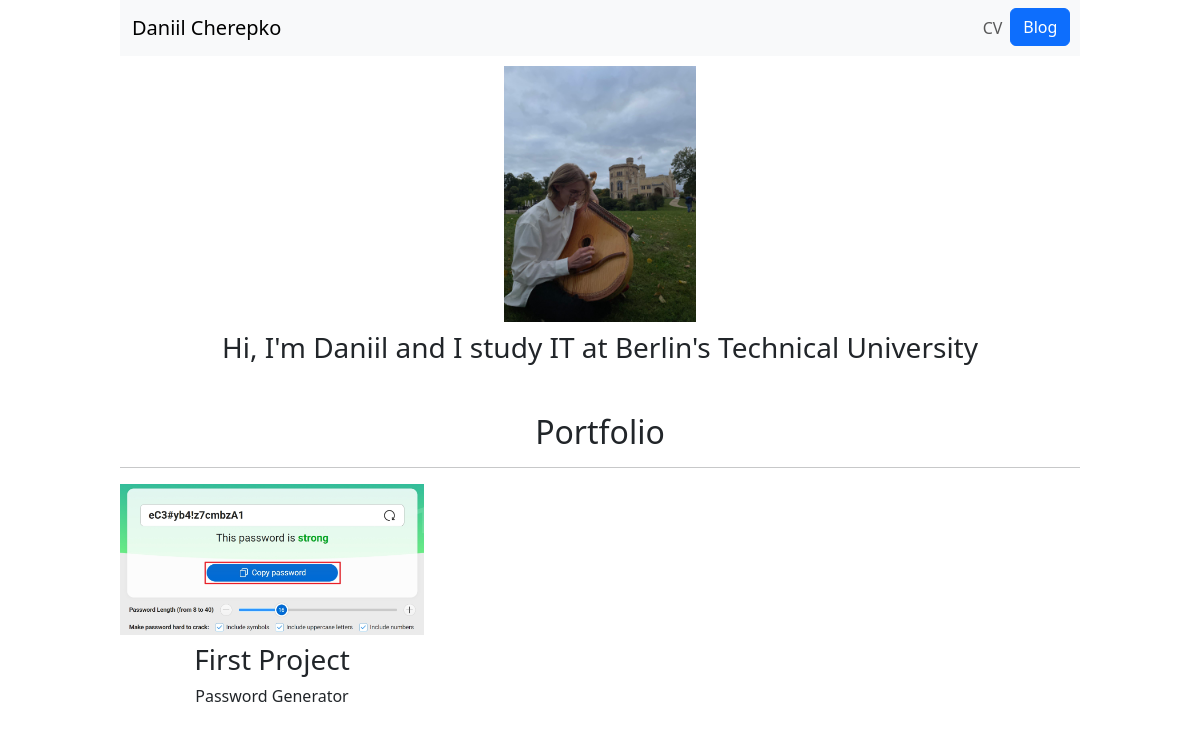
The page / on the database its author committed.
### portfolio_app/models.py (models this page shows, shortened)
class Project(models.Model):
    title = models.CharField(max_length=100)
    description = models.CharField(max_length=250)
    image = models.ImageField(upload_to='porfolio_images/')
    url = models.URLField(blank=True)

### portfolio_app/views.py (the view)
# urls.py: 2. Add a URL to urlpatterns:  path('', views.home, name='home')
def home(request):
    projects = Project.objects.all()
    return render(request, 'home.html', {'projects': projects})

### portfolio_app/templates/home.html
{% extends 'base.html' %}
{% block content %}
{% load static %}
    <div class="block text-center" >
        <img src="{% static 'my_photo.jpg' %}" height="20%" width="20%">
        <h3 class="block">Hi, I'm Daniil and I study IT at Berlin's Technical University</h3>
        <h2 class="mt-5">Portfolio</h2>
        <hr>
        <div class="row">
            {% for project in projects %}
            <div class="col-lg-4 col-md-6">
                {% if project.url %}
                <a href="{{ project.url }}">
                  <img src="{{ project.image.url }}" class="img-fluid mb-2">
                </a>
                {% else %}
                <img src="{{ project.image.url }}" class="img-fluid mb-2">
                {% endif %}
                <h3>{{ project.title }}</h3>
                <p>{{ project.description }}</p>
              </div>
            {% endfor %}
        </div>
    </div>
{% endblock %}

### portfolio_app/templates/base.html (shortened to what this page needs)
{% load static %}
<!doctype html>
<html lang="en">
  <head>
    <link href="https://cdn.jsdelivr.net/npm/bootstrap@5.3.1/dist/css/bootstrap.min.css" rel="stylesheet">
    <link href="{% static 'custom.css' %}" rel="stylesheet">
  </head>
  <body>
    <nav class="navbar navbar-expand-lg bg-body-tertiary">
        <div class="container-fluid">
          <a class="navbar-brand" href="{% url 'home' %}">Daniil Cherepko</a>
          <div class="collapse navbar-collapse text-center" id="navbarNav">
            <ul class="navbar-nav">
              <li class="nav-item">
                <a class="nav-link" href="{% static 'cv.pdf' %}" target="_blank">CV</a>
              </li>
              <li class="nav-item">
                <a role="button" href="{% url 'blog:all_blogs' %}" class="btn btn-primary">Blog</a>
              </li>
            </ul>
          </div>
        </div>
      </nav>
      {% block content %} {% endblock %}
</body>
</html>

### portfolio_app/static/custom.css (style rules this page uses)
body { margin-left: 10%; margin-right: 10%; }
.block { margin-top: 1%; }
.navbar-nav { position: absolute; right: 1%; color: rgba(0,0,0,1); }

### rows shown on the page
Project: image (picture), title "First Project", description "Password Generator"
